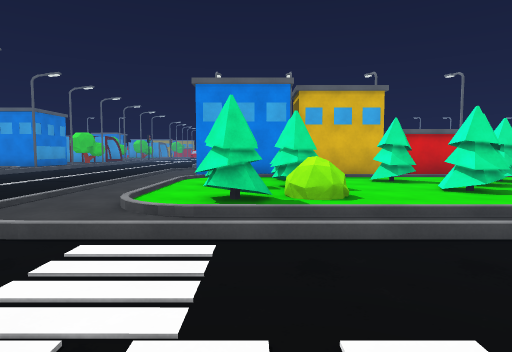
View 1 (above)

24 first-person views from a walk through a Unity game level. The camera is 1.4 m above the floor, tilts 4° down and sees 75° across. The floor is counted in squares, 2 m on a side. Each view is taken from the middle of a square. On the plan, view 1 faces up. The plan holds only what a view shows up to about 10 squares ahead; the rest is blank. The place goes on beyond the plan. The player is left out. Some animated figures are left out. Surface patterns are stand-ins for the level's own textures.

View 2
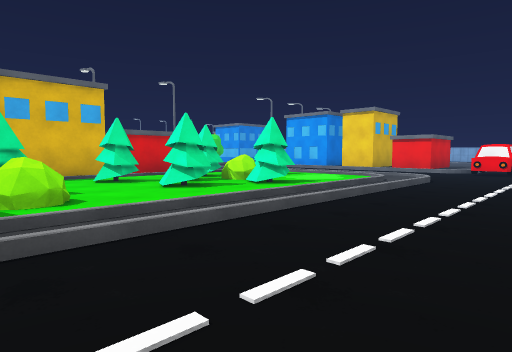

View 3
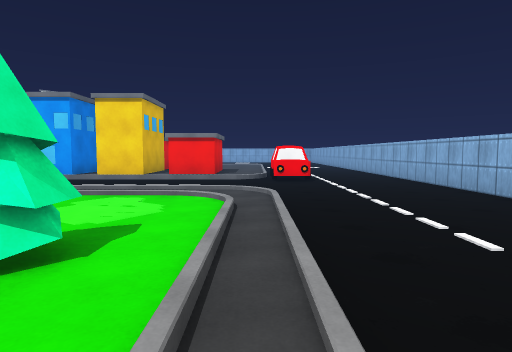

View 4
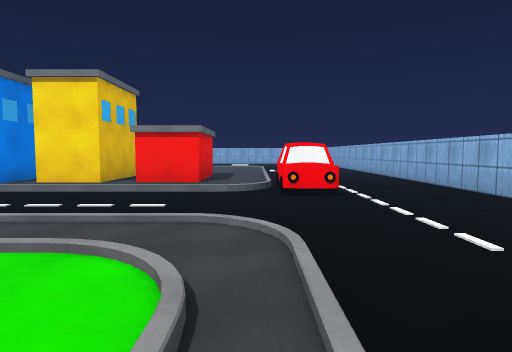

View 5
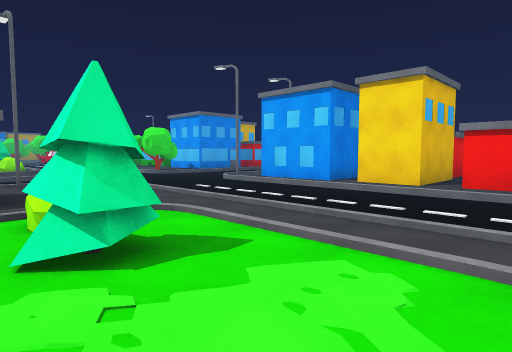

View 6
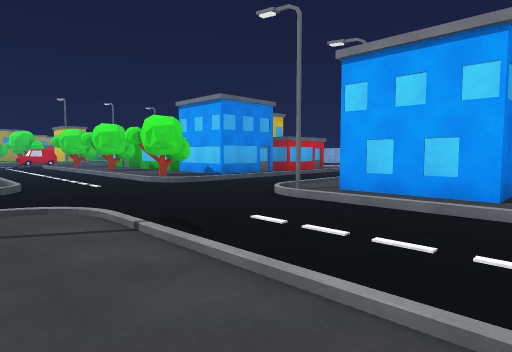

View 7
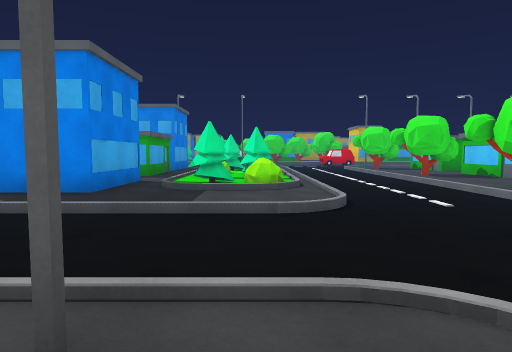

View 8
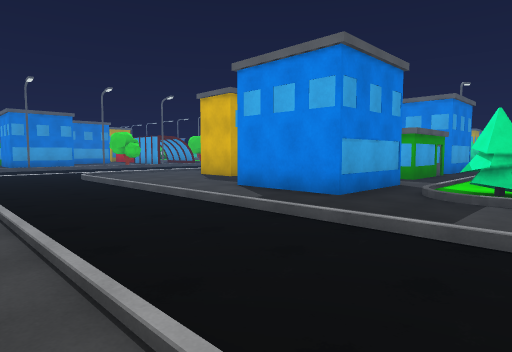

View 9
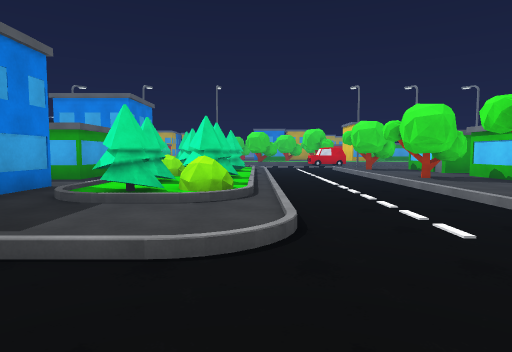

View 10
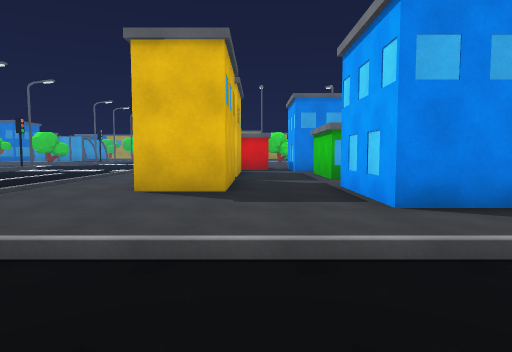

View 11
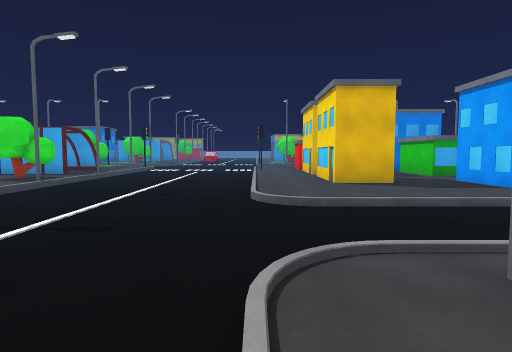

View 12
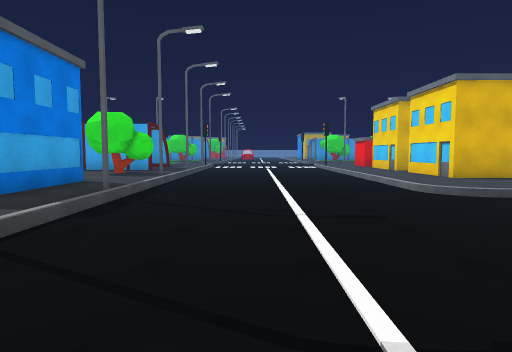

View 13
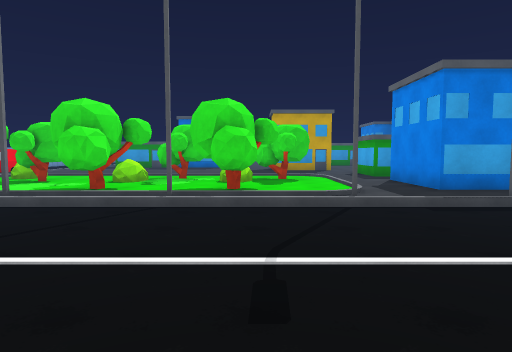

View 14
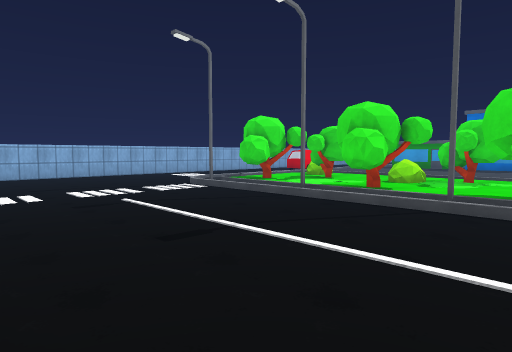

View 15
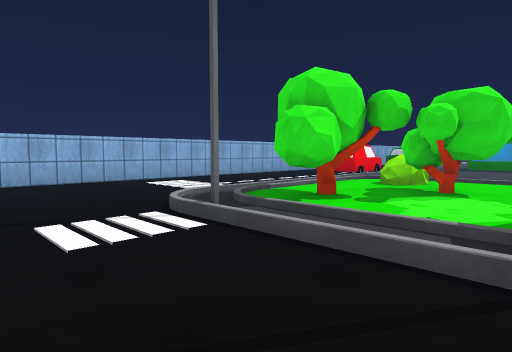

View 16
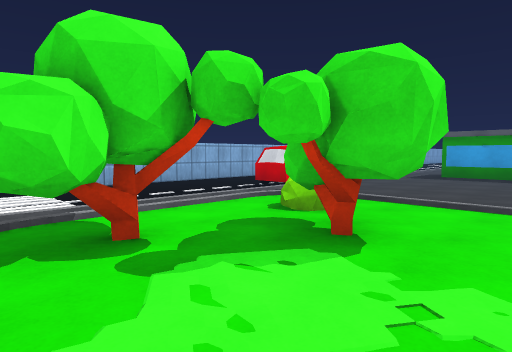

View 17
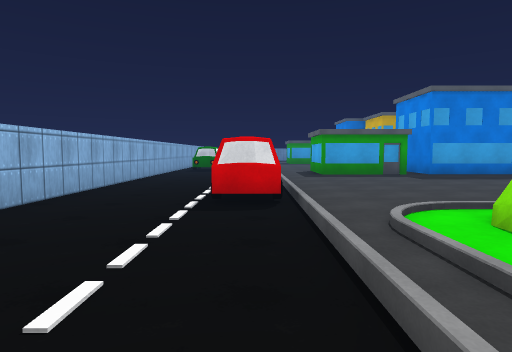

View 18
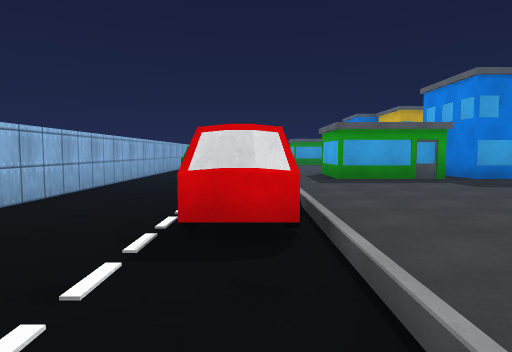

View 19
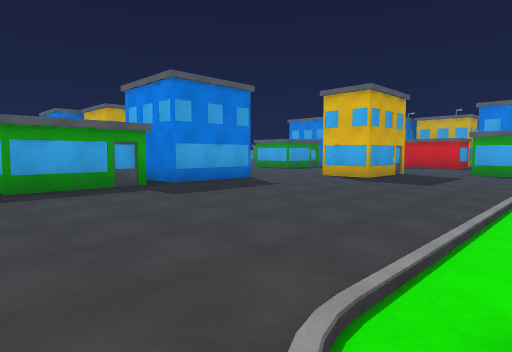

View 20
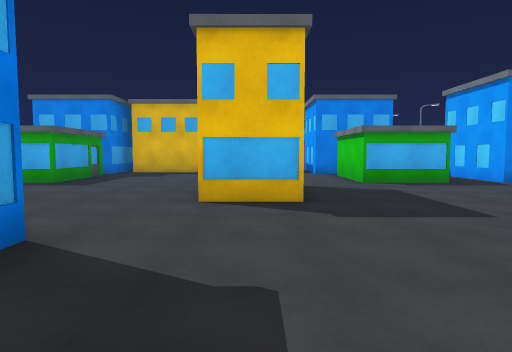

View 21
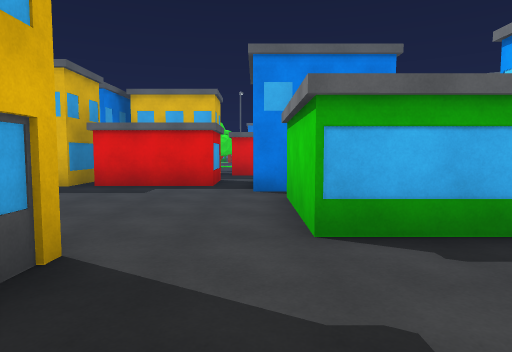

View 22
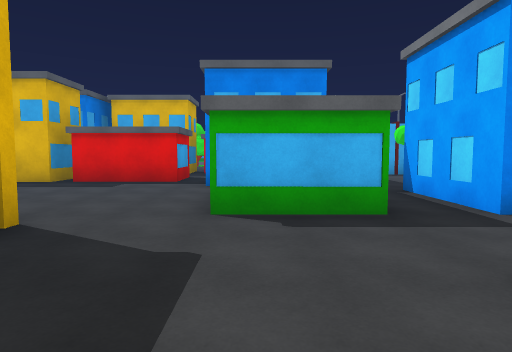

View 23
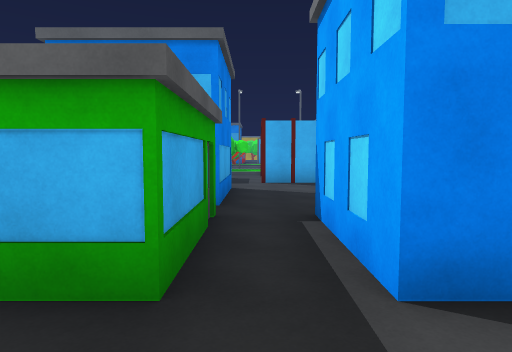

View 24
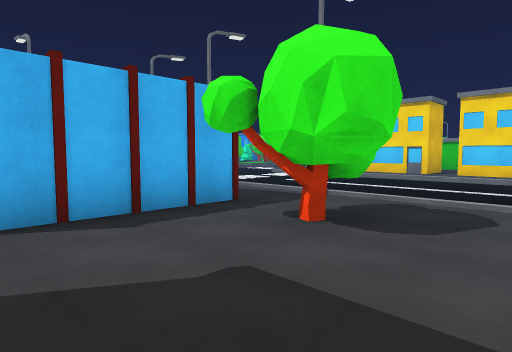

### Floor plan
Key: @ floor where view 1 was taken; # wall or solid block; . main floor; : floor 0.25 m higher than the main floor; / step, stairs or slope; B building; T tree; C car; O other object.
Columns run from 22 left of view 1 to 16 right of it. Each row starts with its distance up from view 1.
 23   BB  OO     :/..../   ::#   T /../:::
 22   B  :OO::OOO:/..../: #::# B T /../TT#
 21 BB   :: :::::: ..../: B::##:/:T/../TT#
 20 B #  B  B:::T:/..../:##:::::/TT/../::B
 19  ##BBB  #:::::/..../.##..#B#/:T/../::
 18   ::::###:::::#..../.....###/TT/../TT
 17 :::::::BB:# B:/..../.....###.///../TT
 16 :::::::BB:###:/..../.........///../
 15 :::::::BB:###:#.....///////////.......
 14 :::: :::::::::/.......................
 13 :::: :::://///#.......................
 12 ::::B::::TT:://..../.#     ..../...#::
 11  ::::::::T::#T/..../.        B.....:B
 10   ::::::::T:T/#..../.   ## ##......:#
  9   #::::::TT:://..../.###     ......:##
  8   #:::::::T/TT/....//// /////T/....:##
  7 B::::::::::://#..../.::O:T:T://....:##B
  6   B:::::::TT://..../:OOT::OTTO/:...:::B
  5   B::::::TT:://..../:::T:TTT::/:...:#
  4  BB::::::T::T/#..../::T:::::::/:.......
  3  :::::::://////....//::::::::::/.../...
  2       CC........... ..............CC
  1    ................  .................
  0  ..................   @.... ...........
 -1 ................ .            .........
 -2 ##################             ########

Positions as (right, up) in squares from view 1, and headings:
1: (0, 0), facing up
2: (0, 0), facing up-right
3: (3, 3), facing right
4: (6, 3), facing right
5: (6, 4), facing up-right
6: (8, 8), facing up-right
7: (8, 11), facing up
8: (8, 12), facing up-left
9: (9, 13), facing up
10: (1, 13), facing up
11: (-3, 10), facing up
12: (-6, 10), facing up
13: (-3, 11), facing left
14: (-3, 11), facing down-left
15: (-6, 7), facing down-left
16: (-9, 7), facing down-left
17: (-10, 2), facing left
18: (-12, 2), facing left
19: (-13, 3), facing up-left
20: (-18, 7), facing up
21: (-16, 12), facing up
22: (-15, 11), facing up
23: (-13, 13), facing up
24: (-13, 18), facing up-right
